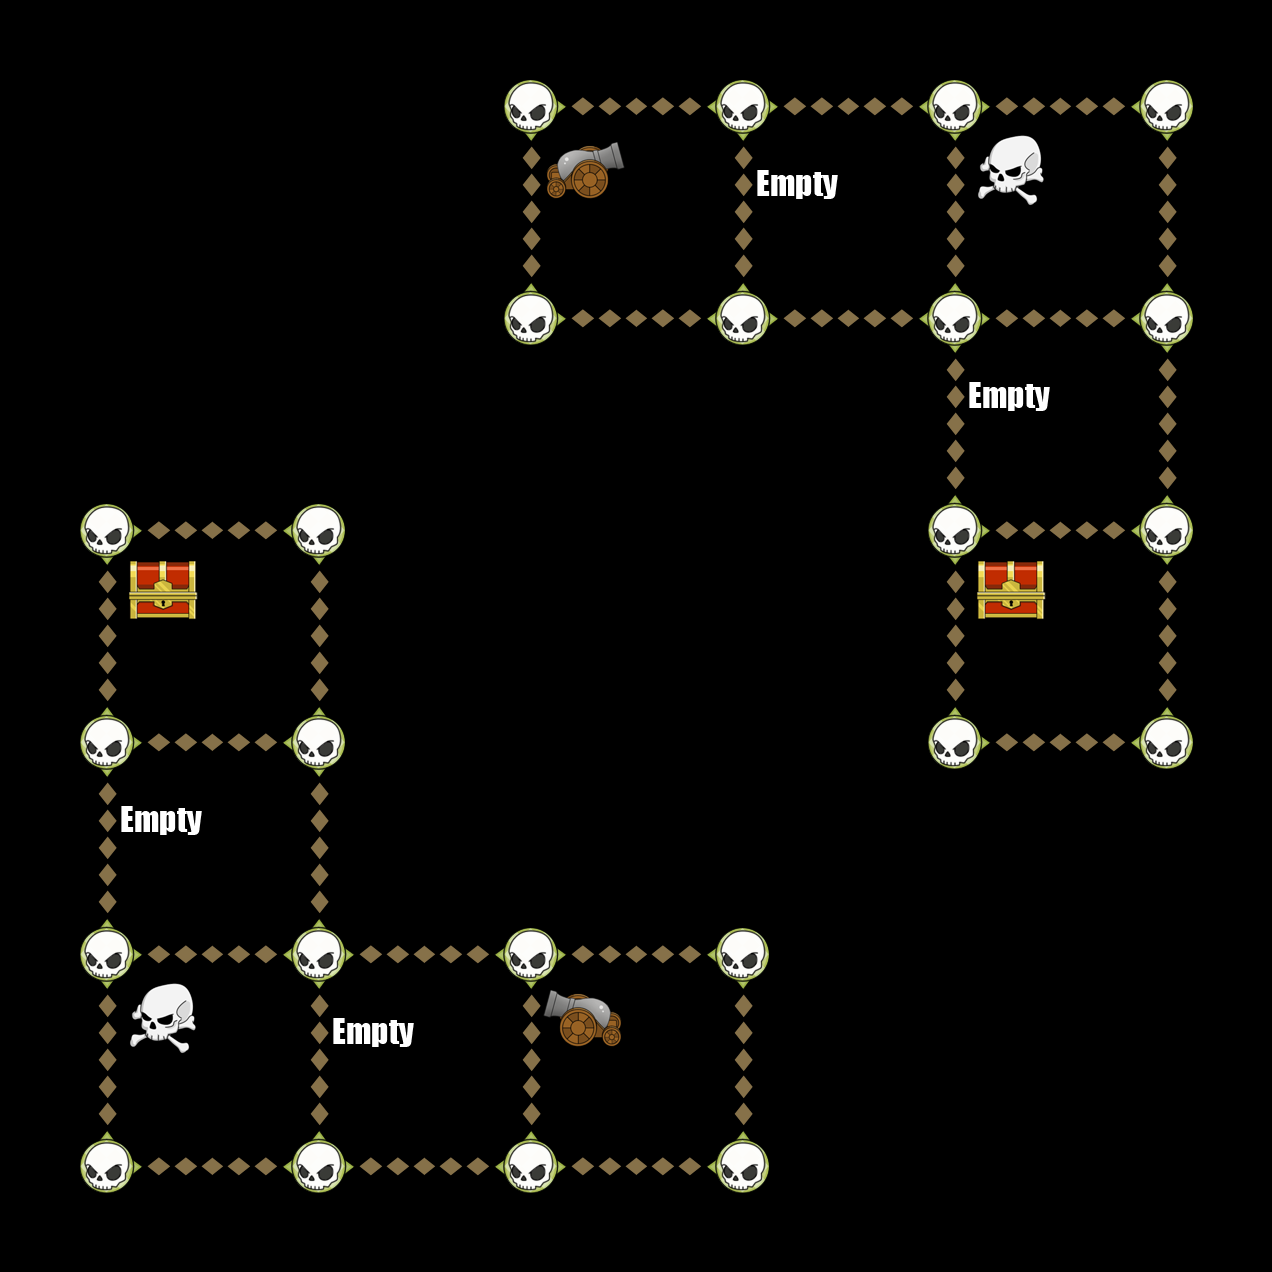

The image is a tile-based game level rendered from a .tmx file. Its description and source (layers, tilesets, objects; grid data summarised) follow:
An orthogonal 6x6 tile map with 212x212 px tiles, 6 tile layers (Down, Up, Left, Right, ...).

<map version="1.0" orientation="orthogonal" width="6" height="6" tilewidth="212" tileheight="212">
 <tileset firstgid="1" name="TileGraphic_Final-ipadhd" tilewidth="212" tileheight="212">
  <image source="TileGraphic_Final-ipadhd.png" width="636" height="1060" />
  <tile id="0">
   <properties>
    <property name="LineFilled" value="True" />
   </properties>
  </tile>
  <tile id="2">
   <properties>
    <property name="Item" value="TreasureBox" />
   </properties>
  </tile>
  <tile id="4">
   <properties>
    <property name="RowFilled" value="True" />
   </properties>
  </tile>
  <tile id="6">
   <properties>
    <property name="Item" value="CannonLeft" />
   </properties>
  </tile>
  <tile id="7">
   <properties>
    <property name="Item" value="ShipRight" />
   </properties>
  </tile>
  <tile id="8">
   <properties>
    <property name="Item" value="MapOne" />
   </properties>
  </tile>
  <tile id="9">
   <properties>
    <property name="Item" value="CannonRight" />
   </properties>
  </tile>
  <tile id="10">
   <properties>
    <property name="Item" value="ShipLeft" />
   </properties>
  </tile>
  <tile id="11">
   <properties>
    <property name="Item" value="MapTwo" />
   </properties>
  </tile>
  <tile id="12">
   <properties>
    <property name="Item" value="Empty" />
   </properties>
  </tile>
  <tile id="13">
   <properties>
    <property name="Item" value="Skull" />
   </properties>
  </tile>
  <tile id="14">
   <properties>
    <property name="Item" value="Fog" />
   </properties>
  </tile>
 </tileset>
 <layer name="Down" width="6" height="6">
  <data>[36 cells, 16 non-empty, 1 distinct tile ids]</data>
 </layer>
 <layer name="Up" width="6" height="6">
  <data>[36 cells, 16 non-empty, 1 distinct tile ids]</data>
 </layer>
 <layer name="Left" width="6" height="6">
  <data>[36 cells, 16 non-empty, 1 distinct tile ids]</data>
 </layer>
 <layer name="Right" width="6" height="6">
  <data>[36 cells, 16 non-empty, 1 distinct tile ids]</data>
 </layer>
 <layer name="Dots" width="6" height="6">
  <data>[36 cells, 24 non-empty, 1 distinct tile ids]</data>
 </layer>
 <layer name="Items" width="6" height="6">
  <data>[36 cells, 10 non-empty, 5 distinct tile ids]</data>
 </layer>
</map>
